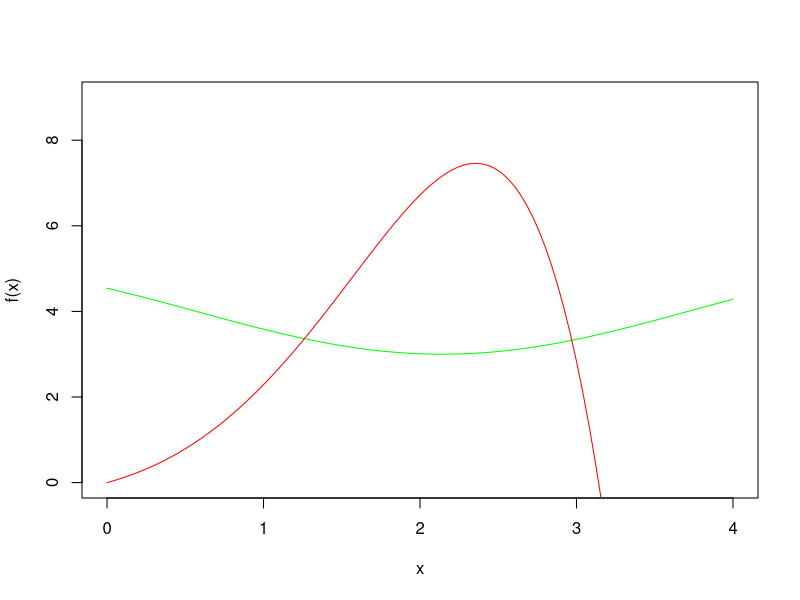

This chart was generated by the following R code: (Note: this script raises an error after producing the figure.)
f <- function(x) 4 + cos(x+1)
g <- function(x) exp(x)*sin(x)
h <- function(x) 4 + cos(x+1) - exp(x)*sin(x)
a <- function(x) exp(x)*sin(x) - 4 - cos(x+1)
curve(f,from=0,to=4,ylim = c(0, 9),col="green")
curve(g,from=0,to=4,add = TRUE,col="red")
p1<-secant(h,0,2,tol=10^-5)
p2<-secant(h,4,6,tol=10^-5)
Lq <- legendre.quadrature.rules(51)[[51]]
legendre.quadrature(a,Lq,lower = p1$root,upper = p2$root)
integrate(a,p1$root,p2$root,abs.tol = 10^-5)